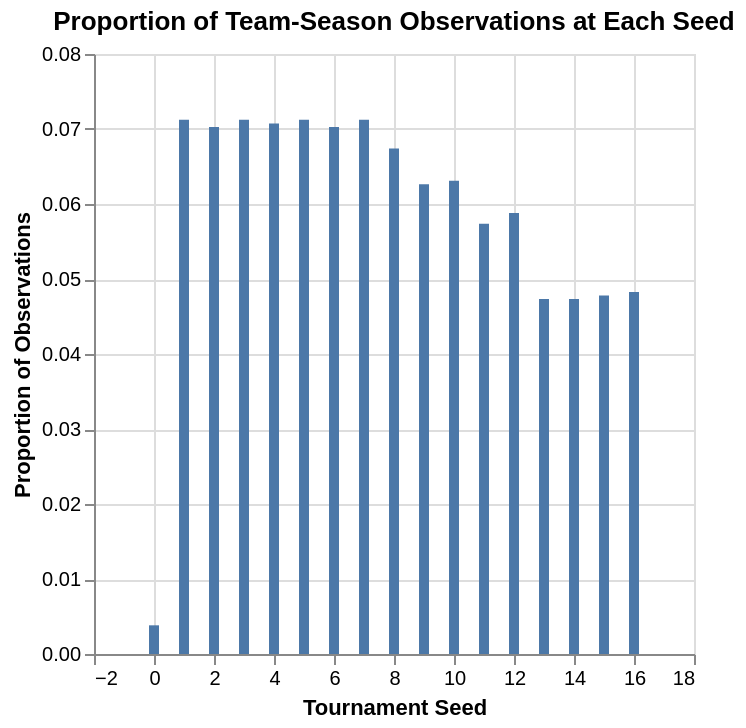

Notebook code for this chart:
### Code cell
seed_pro = tidy_data['seed'].value_counts(normalize=True).reset_index()
seed_plot=alt.Chart(seed_pro).mark_bar().encode(
    x=alt.X('seed').title('Tournament Seed'),
    y=alt.Y('proportion').title('Proportion of Observations')).properties(
    title='Proportion of Team-Season Observations at Each Seed')
seed_plot

### Figure 1 — Vega-Lite specification as saved in the notebook (floating-point values rounded to 4 significant figures)
{"config": {"view": {"continuousWidth": 300, "continuousHeight": 300}}, "data": {"name": "data-bafaaddebd275a2e1d1d2d946fd800e2"}, "mark": {"type": "bar"}, "encoding": {"x": {"field": "seed", "title": "Tournament Seed", "type": "quantitative"}, "y": {"field": "proportion", "title": "Proportion of Observations", "type": "quantitative"}}, "title": "Proportion of Team-Season Observations at Each Seed", "$schema": "https://vega.github.io/schema/vega-lite/v5.20.1.json", "datasets": {"data-bafaaddebd275a2e1d1d2d946fd800e2": [{"seed": 7, "proportion": 0.07122}, {"seed": 3, "proportion": 0.07122}, {"seed": 5, "proportion": 0.07122}, {"seed": 1, "proportion": 0.07122}, {"seed": 4, "proportion": 0.07075}, {"seed": 6, "proportion": 0.07027}, {"seed": 2, "proportion": 0.07027}, {"seed": 8, "proportion": 0.0674}, {"seed": 10, "proportion": 0.0631}, {"seed": 9, "proportion": 0.06262}, {"seed": 12, "proportion": 0.0588}, {"seed": 11, "proportion": 0.05736}, {"seed": 16, "proportion": 0.04828}, {"seed": 15, "proportion": 0.0478}, {"seed": 14, "proportion": 0.04732}, {"seed": 13, "proportion": 0.04732}, {"seed": 0, "proportion": 0.003824}]}}
